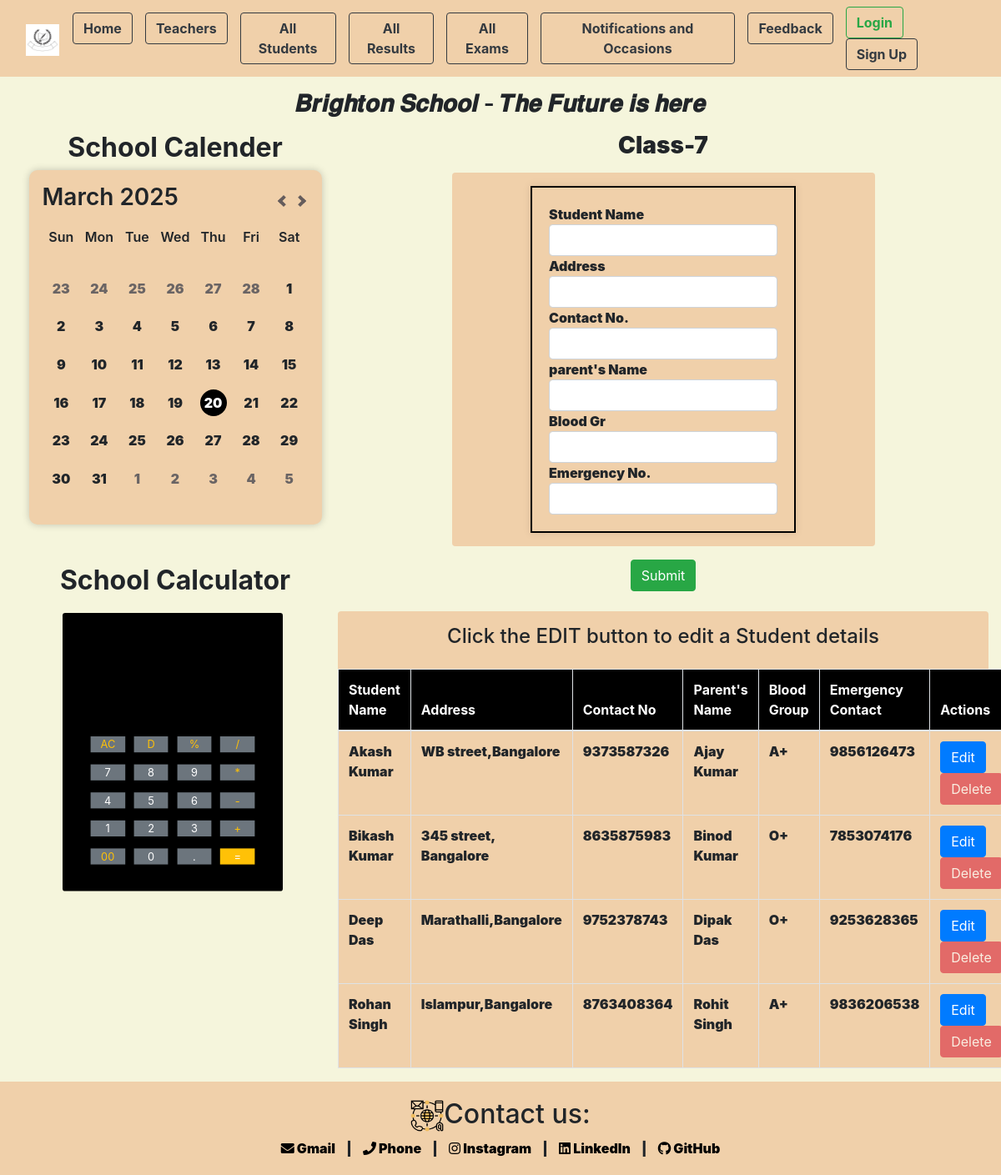
The app's page /class/seven/ with its own data.
### app/models.py (models this page shows, shortened)
class all_students(models.Model):
    class_name = models.CharField(max_length=50,blank=True)
    slug=models.SlugField(max_length=200,unique=True,null=True)

class Student(models.Model):
    class_name = models.ForeignKey(all_students, on_delete=models.CASCADE, related_name='students',null=True,blank=True)
    st_name=models.CharField(max_length=100)
    address=models.CharField(max_length=400)
    contact_no=models.IntegerField(null=True)
    parents_names=models.CharField(max_length=400)
    blood_gr=models.CharField(max_length=10)
    emergency=models.IntegerField(null=True)

### app/views.py (the view, shortened to what this page needs)
# urls.py: path('class/<slug:slug>/',views.class_students,name="class_students"),
def class_students(request, slug):
    class_instance = get_object_or_404(all_students, slug=slug)
    students = Student.objects.filter(class_name=class_instance).order_by('st_name')
    form = StudentForm()
    context = {'students': students, 'class_instance': class_instance, 'form': form}
    return render(request, 'app/students.html', context)

### app/forms.py
class StudentForm(forms.ModelForm):
    class Meta:
        model=Student
        fields = ['st_name', 'address', 'contact_no', 'parents_names', 'blood_gr', 'emergency']

### app/templates/app/students.html (shortened to what this page needs)
{% extends "base_template/base.html" %}
{% load static %}
{% block content %}
<div class="col-lg-8 col-md-8 col-sm-12 main-content">
    <h3 class="text-center mb-3"><strong>{{ class_instance.class_name }}</strong></h3>
    <form id="studentForm" method="POST" novalidate>
        <div class="container row box_clr d-flex justify-content-center align-items-center mb-3 rounded p-3" style="width: 65%; margin: 0 auto;">
            <div class="box_clr" style="border: 2px solid #000; padding: 20px; box-shadow: 0 0 10px rgba(0, 0, 0, 0.1);">
                <input type="hidden" name="student_id" id="student_id" value=""><b>Student Name</b>
                <input class="text-center form-control" type="text" name="st_name" id="id_st_name" value=""><strong>Address</strong>
                <input class="text-center form-control" type="text" name="address" id="id_address" value=""><strong>Contact No.</strong>
                <input class="text-center form-control" type="text" name="contact_no" id="id_contact_no" value=""><strong>parent's Name</strong>
                <input class="text-center form-control" type="text" name="parents_names" id="id_parents_names" value=""><strong>Blood Gr</strong>
                <input class="text-center form-control" type="text" name="blood_gr" id="id_blood_gr" value=""><strong>Emergency No.</strong>
                <input class="text-center form-control" type="text" name="emergency" id="id_emergency" value=""><strong></strong>
            </div>
        </div>
        <button type="submit" class="btn btn-success" style="display: block; margin: 0 auto;">Submit</button>
        <div class="box_clr mt-4 rounded">
        <h4 class="text-center fw-bolder mt-2 pt-3">Click the EDIT button to edit a Student details</h4>
        <table class="table table-bordered rounded box_clr mt-4">
            <thead style="font-weight: 900; background-color: black; color: white;">
                <tr>
                    <th class="address-col">Student Name</th>
                    <th class="address-col">Address</th>
                    <th class="address-col">Contact No</th>
                    <th class="address-col">Parent's Name</th>
                    <th>Blood Group</th>
                    <th class="address-col">Emergency Contact</th>
                    <th>Actions</th>
                </tr>
            </thead>
            <tbody>
                {% for student in students %}
                <tr id="student-{{ student.id }}">
                    <td>{{ student.st_name }}</td>
                    <td>{{ student.address }}</td>
                    <td>{{ student.contact_no }}</td>
                    <td>{{ student.parents_names }}</td>
                    <td>{{ student.blood_gr }}</td>
                    <td>{{ student.emergency }}</td>
                    <td>
                        <button type="button" class="btn btn-primary edit-btn" data-id="{{ student.id }}">Edit</button>
                        <button type="button" class="btn btn-danger delete-btn" disabled data-id="{{ student.id }}">Delete</button>
                    </td>
                </tr>
                {% endfor %}
            </tbody>
        </table>
    </div>
    </form>
</div>
{% endblock content %}

### app/static/app/CSS_Files/index.css (style rules this page uses)
body { background-color: beige; }
.box_clr { background-color: rgb(240, 208, 170); }
.edit-btn { margin-right: 10px; }
.address-col { width: 200px; }
* { padding: 0; margin: 0; }
h3 { font-weight: 600; }

### records on screen
all_students: class_name "Class-7"
Student: st_name "Akash Kumar", address "WB street,Bangalore", contact_no "9373587326", parents_names "Ajay Kumar", blood_gr "A+", emergency "9856126473"
Student: st_name "Bikash Kumar", address "345 street, Bangalore", contact_no "8635875983", parents_names "Binod Kumar", blood_gr "O+", emergency "7853074176"
Student: st_name "Deep Das", address "Marathalli,Bangalore", contact_no "9752378743", parents_names "Dipak Das", blood_gr "O+", emergency "9253628365"
Student: st_name "Rohan Singh", address "Islampur,Bangalore", contact_no "8763408364", parents_names "Rohit Singh", blood_gr "A+", emergency "9836206538"
